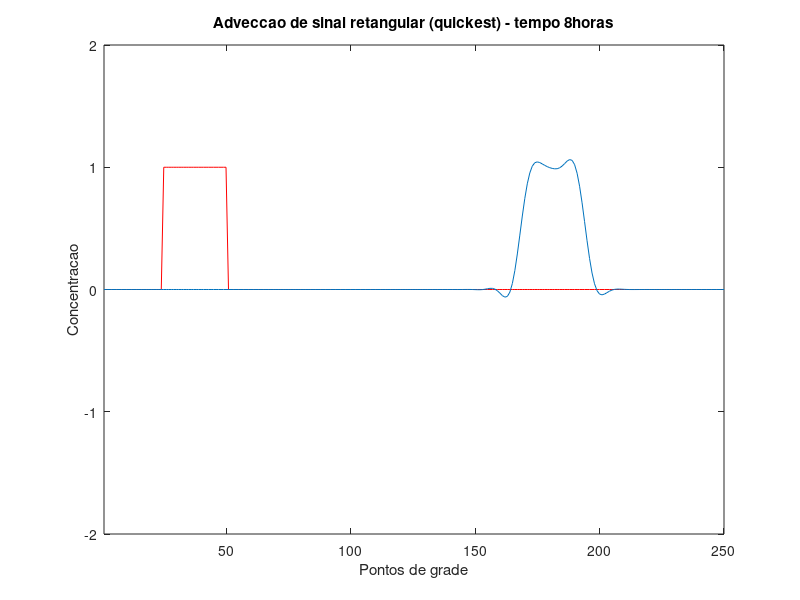

Write the MATLAB code that produced this figure.
%%%%%%%%%%%%%%%%%%%%%%%%%%%%%%%%%%%%%%%%%%%%%%%%%%%%%%%%%%%%%%%%%%%%%%%%
% adveccao de uma concentracao na forma retangular                 
% com esquema QUICKEST                                                        
%%%%%%%%%%%%%%%%%%%%%%%%%%%%%%%%%%%%%%%%%%%%%%%%%%%%%%%%%%%%%%%%%%%%%%%%%

clear all
close all

%ler parametros do modelo
jmax=250;        %numero de pontos da grade em x
mmax=2400;       %numero de passos de tempo
T=12;           %passo de tempo, em segundos
h=10000;        %espacamento da grade, em m
u=50;            %velocidade da corrente em x, em m/s
ci=1;            %valor da concentracao inicial
cin=25;          %indice do ponto inicial da grade com ci
cfi=50;          %indice do ponto final da grade com ci
freqplot=100;    %frequencia de plotagem
conc=2;          %limite maximo do eixo da concentracao no grafico

%calculo das constantes do modelo
q=u*T/h;
catu=zeros(jmax,1);
cren=zeros(jmax,1);
parc1=zeros(jmax,1);
parc2=zeros(jmax,1);
parc3=zeros(jmax,1);

%condicao inicial
catu(cin:cfi)=ci;
ccin=catu;

%loop no tempo
kplot=1;
%kfig=0;
for m=2:mmax
    tempo=m*T;
    kplot=kplot+1;
    % esquema avancado no tempo e retardado no espaco
    parc1(3:jmax-1)=(catu(4:jmax)-catu(2:jmax-2))/2;
    parc2(3:jmax-1)=(-2*catu(3:jmax-1)+catu(2:jmax-2)+catu(4:jmax))*q/2;
    parc3(3:jmax-1)=(catu(1:jmax-3)-3*catu(2:jmax-2)+3*catu(3:jmax-1)-catu(4:jmax))*(1-q*q)/6;
    cren(3:jmax-1)=catu(3:jmax-1)-q*(parc1(3:jmax-1)-parc2(3:jmax-1)+parc3(3:jmax-1));
    if(kplot==freqplot)
       	kplot=0;
         %kfig=kfig+1;
         %figure(kfig)
         plot(ccin,'r')
         hold
    		plot(cren)
    		axis([1 jmax -conc conc]);
         title(['Adveccao de sinal retangular (quickest) - tempo ',num2str(tempo/3600),'horas'])
         xlabel('Pontos de grade')
         ylabel('Concentracao')
         pause
         hold
    end
    catu=cren;
end